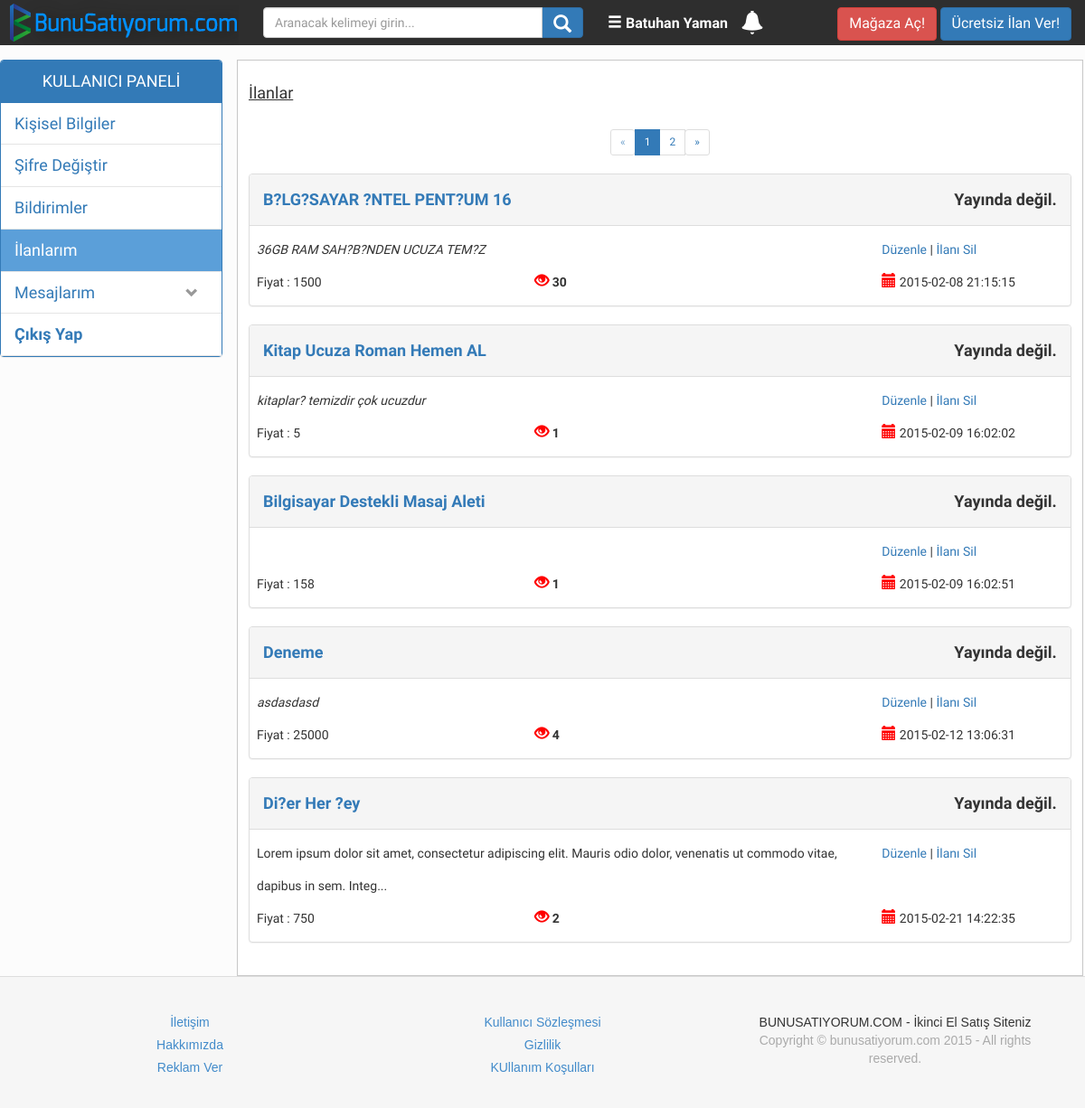
/ilanlarim.php (signed in), run on the app's committed database.
### tables this page shows
CREATE TABLE IF NOT EXISTS `members` (
`memberID` int(11) NOT NULL,
  `name` varchar(255) NOT NULL,
  `surname` varchar(225) NOT NULL,
  `username` varchar(255) NOT NULL,
  `password` varchar(60) NOT NULL,
  `telno` varchar(13) NOT NULL,
  `showTel` tinyint(4) DEFAULT '1',
  `birthDate` date NOT NULL,
  `registerDate` varchar(100) NOT NULL,
  `email` varchar(255) NOT NULL,
  `active` varchar(255) NOT NULL,
  `resetToken` varchar(255) DEFAULT NULL,
  `resetComplete` varchar(3) DEFAULT 'No',
  `notification` int(11) NOT NULL DEFAULT '0',
  `lastProductID` int(11) NOT NULL,
  `il` int(4) NOT NULL,
  `ilce` int(4) NOT NULL
);

CREATE TABLE IF NOT EXISTS `products` (
`productID` int(11) NOT NULL,
  `categoryID` int(11) NOT NULL,
  `memberID` int(11) NOT NULL,
  `title` varchar(100) DEFAULT NULL,
  `description` text,
  `price` double DEFAULT NULL,
  `lastupdateDate` datetime DEFAULT NULL,
  `postDate` datetime DEFAULT NULL,
  `visitCount` int(10) DEFAULT NULL,
  `images` varchar(500) DEFAULT NULL,
  `active` int(1) NOT NULL DEFAULT '0',
  `completed` tinyint(1) NOT NULL DEFAULT '0',
  `il` varchar(40) NOT NULL,
  `ilce` varchar(40) NOT NULL
);

### classes/user.php (called while the page is built, shortened)
<?php
class User extends Password{
    private $_db;
    function __construct($db){
    	$this->_db = $db;
		if(isset($_SESSION['username']))
		$this->getValues($_SESSION['username']);
    }
	private function getValues($username){
		$stmt = $this->_db->prepare('SELECT * FROM members WHERE username = :username');
			$stmt->execute(array('username' => $username));
			$row = $stmt->fetch();
			$this->memberID = $row['memberID'];
			$this->surname = $row['surname'];
			$this->name = $row['name'];
		}
	public function is_logged_in(){
		if(isset($_SESSION['loggedin']) && $_SESSION['loggedin'] == true){
			return true;
		}
	}
}
?>

### includes/config.php (called while the page is built, shortened)
<?php
try {
	$db = new PDO("mysql:host=".DBHOST.";dbname=".DBNAME, DBUSER, DBPASS,array(PDO::MYSQL_ATTR_INIT_COMMAND => "SET NAMES utf8"));
	$db->setAttribute(PDO::ATTR_ERRMODE, PDO::ERRMODE_EXCEPTION);
} catch(PDOException $e) {
    echo '<p class="bg-danger">'.$e->getMessage().'</p>';
    exit;
}
include('classes/user.php');
$user = new User($db);
?>

### ilanlarim.php (the view, shortened to what this page needs)
<?php require('layout/header.php');
?>
<link rel="stylesheet" href="style/single.css">
 <div id="Content" class="clearfix">
           <?php
		   include("profilkate.php");
		   ?>
            <div id="Icerik" class="clearfix">
              <H4><u>İlanlar</u></H4>
              <?php
			  	require_once('classes/paginator.php');
				$limit = (isset($_GET['limit'])) ? $_GET['limit'] : 5;
				$page = (isset($_GET['page'])) ? $_GET['page'] : 1;
				$links = (isset($_GET['links'])) ? $_GET['links'] : 6;
				$conn       = new mysqli( 'localhost', 'admin', '123321', 'batuhany_ikinciel' );
				 $query = "SELECT * FROM products WHERE memberID = ".$user->memberID."";
				 $paginator = new Paginator($conn ,$query);
			 		$results = $paginator->getData($limit,$page);
				echo $paginator->createLinks($links, 'pagination pagination-sm','ilanlarim');
				foreach($results->data as $row)
				{
							$color = "default";
							$durum = "Yayında değil.";
						echo'<div class="panel panel-'.$color.'">
									  <div class="panel-heading">
										<b><a href="ilangoster.php?id='.$row['productID'].'">'.$row['title'].' </a></b>
										<span style="float: right;"><b>'.$durum.'</b></span>
									  </div>
								  <div style="padding:8px;" class="panel-body">
								  <div class="row">
									  <div class="col-md-9">';
									if (strlen($row['description']) > 125) {
										$stringCut = substr($row['description'], 0, 125);
										echo $stringCut . "...";
									}
											else{
												echo'<i>'.$row['description'].'  </i>';}
												echo'
									   </div>
									   <div class="col-md-3">
									   <form id="duzenle" action="ilanduzenle.php" method="post">
									   <input type="hidden" value="'.$row['productID'].'" name="ilanID">
											<a style="color:#337ab7;"  href="javascript:;" onclick="parentNode.submit();">Düzenle</a> | <a style="color:#337ab7;" data-toggle="modal" href="#ilanSil" >İlanı Sil</a>
										</form>
									   </div>
								  </div>
										<div class="row">
											<div  class="col-md-4">
												Fiyat : '.$row['price'].'
											</div>
											<div  title="Görüntülenme Sayısı" class="col-md-5">
												<span  style=" font-size:16px;color:#f00;" class="glyphicon glyphicon-eye-open"></span> <b> '.$row['visitCount'].'</b>
											</div>
											<div class="col-md-3">
												<span  title="Yayınlanma Tarihi" style="font-size:16px;color:#f00;" class="glyphicon glyphicon-calendar"></span> '.$row['postDate'].'
											</div>
										</div>
								  </div>
							</div>';
				}
			  ?>
            </div>
        </div>
</div>
<?php
require('layout/footer.php');
?>

### layout/header.php (shortened to what this page needs)
<?php
require('includes/config.php');
?>
<!DOCTYPE html>
<html>
    <head>
	<link rel="stylesheet" href="style/boilerplate.css">
	<link rel="stylesheet" href="style/header.css">
    <link href="style/bootstrap/css/bootstrap.css" rel="stylesheet">
    </head>
    <body>
    <div id="primaryContainer" class="primaryContainer clearfix">
        <div id="TopBarBack" class="clearfix">
            <div id="TopBar" class="clearfix">
             <div id="Sol" class="clearfix">
                <a href="index.php"><img src="images/logo3.png"></a>
                </div>
                <div id="Orta" class="clearfix">
              <form action="arama.php" method="post">
                <div class="col-lg-12">
    		<div class="input-group">
      <input name="kelime" placeholder="Aranacak kelimeyi girin..." type="text" class="form-control">
      <span class="input-group-btn">
        <button class="btn btn-primary"   name="ara" type="submit"><span style="font-size:20px;" class="glyphicon glyphicon-search"></span></button>
      </span>
    </div>
  </div>
     </form>
                </div>
                <div  id="Sag" class="clearfix">
                <?php
				if(!$user->is_logged_in()){
              								echo ' <a style="color:#Fff;font-size:16px;" href="login.php">Giriş Yap</a> | <a style="color:#F00;font-size:16px;" href="register.php">Üye Ol!</a> ';
			   							}
										else{
												echo '<a href="memberpage.php" style="font-size:16px;color:#FFF;"><span class="glyphicon glyphicon-menu-hamburger" aria-hidden="true"></span><b> '.$user->name . " " . $user->surname  .'</b></a>';
												echo '&nbsp;&nbsp;&nbsp;&nbsp;<a href="notifications.php"><span class="glyphicon glyphicon-bell" style="font-size:26px;color:#FFF; position:absolute; margin-top:12px;" aria-hidden="true"> <a href="memberpage.php"><span style="background-color:#ff0000;position:absolute; margin-top:-8px;margin-left:10px;padding-left:6px;padding-top:1px;"  class="badge badge-primary">'; if($user->notification != 0)echo $user->notification; echo'</span></a>
												</span></a>';
											}
			   ?></div>
               <div align="right"  id="Ilan" class="clearfix">
                <a href="magaza.php"><button class="btn btn-danger" style="font-size:16px;" tabindex="5">Mağaza Aç!</button></a>
                <a href="add.php"><button class="btn btn-primary" style="font-size:16px;" tabindex="5">Ücretsiz İlan Ver!</button></a>
                </div>
            </div>
        </div>

### style/boilerplate.css (style rules this page uses)
html { font-size: 100%; overflow-y: scroll; -webkit-text-size-adjust: 100%; -ms-text-size-adjust: 100%; }
body { margin: 0; font-size: 100%; line-height: 1.231; }
body, button, input, select, textarea { font-family: helvetica, arial,"lucida grande", verdana, "メイリオ", "ＭＳ Ｐゴシック", sans-serif; color: #222; }
b, strong { font-weight: bold; }
img { border: 0; -ms-interpolation-mode: bicubic; vertical-align: middle; }
form { margin: 0; }
button, input, select, textarea { font-size: 100%; margin: 0; vertical-align: baseline; *vertical-align: middle; }
button, input { line-height: normal; }
button, input[type="button"], input[type="reset"], input[type="submit"] { cursor: pointer; -webkit-appearance: button; *overflow: visible; }
.clearfix:before, .clearfix:after { content: ""; display: table; }
.clearfix:after { clear: both; }
.clearfix { *zoom: 1; }
html { overflow-y: auto; background-color: transparent; height: 100%; }
body { background: #fff; font: normal 100%; position: relative; height: 100%; }
body, div, img, p, button, input, select, textarea, a { box-sizing: border-box; }
input { cursor: default; display: block; }

### style/header.css (style rules this page uses)
.primaryContainer { font-family: 'Hind', sans-serif; height: auto; margin-left: auto; margin-right: auto; min-height: 650px; width: 100%; background-color:#FCFCFC; float: none; clear: none; position: relative; }
#TopBarBack { float: none; height: 50px; margin: 0px auto; clear: none; width: 100%; min-height: 0px; min-width: 0px; background-color: rgb(60, 60, 60); }
#TopBar { float: none; height: 50px; margin-left: auto; margin-top: 0px; clear: none; width: 1200px; min-width:950px; max-width:1250px; background-color: rgb(46, 46, 46); margin-right: auto; }
#Sag { float: left; height: 50px; padding: 4px; padding-top: 15px; width: 250px; }
#Ilan { float: left; height: 50px; padding: 8px; padding-left:5px; width: 275px; }
#Sol { float: left; height: 50px; margin-left: 8px; clear: none; width: 260px; margin-right: 0%; }
#Orta { float: left; height: 50px; margin-left: 0; margin-top: 0px; clear: none; width: 400px; margin-right: 0%; padding:8px; }

### style/single.css (style rules this page uses)
#Content { float: none; height: auto; clear: none; width: 1200px; min-width:950px; max-width:1250px; position: static; top: 0px; left: 0px; overflow: visible; margin-top: 16px; margin-left: auto; display: block; margin-right: auto; min-height: 400px; }
#Icerik { float: left; height: auto; clear: none; width: 77.98%; min-width:650px; position: static; z-index: 1; min-height: 400px; margin: 0px 0px 0px 16px; border: 1px solid rgb(200, 200, 200); padding:12px; padding-top: 16px; padding-bottom: 16px; background-color:#FFF; line-height: 36px; }

### data on the page
members: name "Batuhan", surname "Yaman"
products: title "B?LG?SAYAR ?NTEL PENT?UM 16", durum "Yayında değil.", description "36GB RAM SAH?B?NDEN UCUZA TEM?Z", price "1500", visitCount "30", postDate "2015-02-08 21:15:15"
products: title "Kitap Ucuza Roman Hemen AL", durum "Yayında değil.", description "kitaplar? temizdir çok ucuzdur", price "5", visitCount "1", postDate "2015-02-09 16:02:02"
products: title "Bilgisayar Destekli Masaj Aleti", durum "Yayında değil.", price "158", visitCount "1", postDate "2015-02-09 16:02:51"
products: title "Deneme", durum "Yayında değil.", description "asdasdasd", price "25000", visitCount "4", postDate "2015-02-12 13:06:31"
products: title "Di?er Her ?ey", durum "Yayında değil.", description "Lorem ipsum dolor sit amet, consectetur adipiscing elit. Mauris odio dolor, venenatis ut commodo vitae, dapibus in sem. Integ", price "750", visitCount "2", postDate "2015-02-21 14:22:35"
